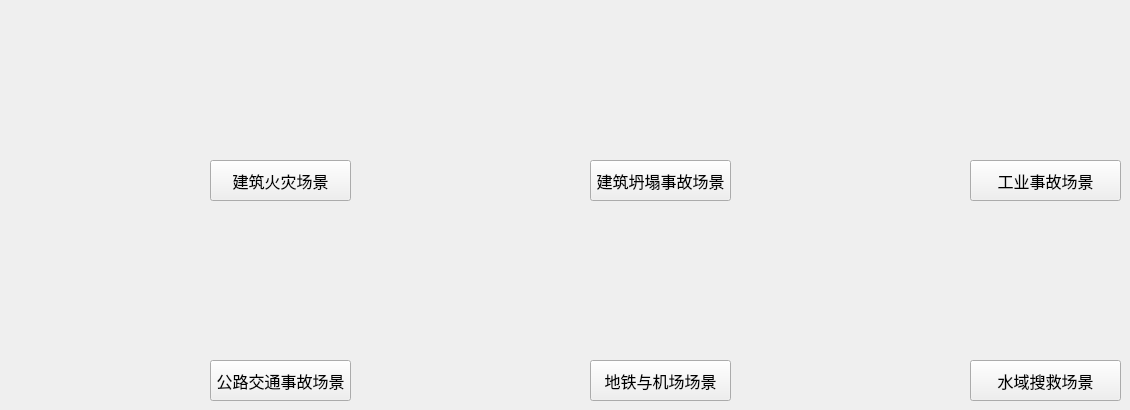
   <widget class="QWidget" name="tab_12">
    <attribute name="title">
     <string>场景选择</string>
    </attribute>
    <widget class="QPushButton" name="pushButton">
     <property name="geometry">
      <rect>
       <x>210</x>
       <y>160</y>
       <width>141</width>
       <height>41</height>
      </rect>
     </property>
     <property name="font">
      <font>
       <family>黑体</family>
       <pointsize>12</pointsize>
      </font>
     </property>
     <property name="text">
      <string>建筑火灾场景</string>
     </property>
    </widget>
    <widget class="QPushButton" name="pushButton_2">
     <property name="geometry">
      <rect>
       <x>590</x>
       <y>160</y>
       <width>141</width>
       <height>41</height>
      </rect>
     </property>
     <property name="font">
      <font>
       <pointsize>12</pointsize>
      </font>
     </property>
     <property name="text">
      <string>建筑坍塌事故场景</string>
     </property>
    </widget>
    <widget class="QLabel" name="label_57">
     <property name="geometry">
      <rect>
       <x>240</x>
       <y>270</y>
       <width>81</width>
       <height>71</height>
      </rect>
     </property>
     <property name="styleSheet">
      <string notr="true">image: url(:/FEDE/Resources/road_black.png);</string>
     </property>
     <property name="text">
      <string/>
     </property>
    </widget>
    <widget class="QLabel" name="label_56">
     <property name="geometry">
      <rect>
       <x>1000</x>
       <y>70</y>
       <width>81</width>
       <height>61</height>
      </rect>
     </property>
     <property name="styleSheet">
      <string notr="true">image: url(:/FEDE/Resources/factory_black.png);</string>
     </property>
     <property name="text">
      <string/>
     </property>
    </widget>
    <widget class="QLabel" name="label_58">
     <property name="geometry">
      <rect>
       <x>620</x>
       <y>270</y>
       <width>81</width>
       <height>71</height>
      </rect>
     </property>
     <property name="styleSheet">
      <string notr="true">image: url(:/FEDE/Resources/traffic_black.png);</string>
     </property>
     <property name="text">
      <string/>
     </property>
    </widget>
    <widget class="QPushButton" name="pushButton_3">
     <property name="geometry">
      <rect>
       <x>970</x>
       <y>160</y>
       <width>151</width>
       <height>41</height>
      </rect>
     </property>
     <property name="font">
      <font>
       <pointsize>12</pointsize>
      </font>
     </property>
     <property name="text">
      <string>工业事故场景</string>
     </property>
    </widget>
    <widget class="QLabel" name="label_59">
     <property name="geometry">
      <rect>
       <x>1000</x>
       <y>270</y>
       <width>81</width>
       <height>71</height>
      </rect>
     </property>
     <property name="styleSheet">
      <string notr="true">image: url(:/FEDE/Resources/logo_black.png);</string>
     </property>
     <property name="text">
      <string/>
     </property>
    </widget>
    <widget class="QLabel" name="label_54">
     <property name="geometry">
      <rect>
       <x>230</x>
       <y>70</y>
       <width>101</width>
       <height>71</height>
      </rect>
     </property>
     <property name="styleSheet">
      <string notr="true">image: url(:/FEDE/Resources/fire_black.png);</string>
     </property>
     <property name="text">
      <string/>
     </property>
    </widget>
    <widget class="QPushButton" name="pushButton_5">
     <property name="geometry">
      <rect>
       <x>590</x>
       <y>360</y>
       <width>141</width>
       <height>41</height>
      </rect>
     </property>
     <property name="font">
      <font>
       <pointsize>12</pointsize>
      </font>
     </property>
     <property name="text">
      <string>地铁与机场场景</string>
     </property>
    </widget>
    <widget class="QLabel" name="label_55">
     <property name="geometry">
      <rect>
       <x>600</x>
       <y>50</y>
       <width>111</width>
       <height>101</height>
      </rect>
     </property>
     <property name="styleSheet">
      <string notr="true">image: url(:/FEDE/Resources/building_black.png);</string>
     </property>
     <property name="text">
      <string/>
     </property>
    </widget>
    <widget class="QPushButton" name="pushButton_4">
     <property name="geometry">
      <rect>
       <x>210</x>
       <y>360</y>
       <width>141</width>
       <height>41</height>
      </rect>
     </property>
     <property name="font">
      <font>
       <pointsize>12</pointsize>
      </font>
     </property>
     <property name="text">
      <string>公路交通事故场景</string>
     </property>
    </widget>
    <widget class="QPushButton" name="pushButton_6">
     <property name="geometry">
      <rect>
       <x>970</x>
       <y>360</y>
       <width>151</width>
       <height>41</height>
      </rect>
     </property>
     <property name="font">
      <font>
       <pointsize>12</pointsize>
      </font>
     </property>
     <property name="text">
      <string>水域搜救场景</string>
     </property>
    </widget>
   </widget>
